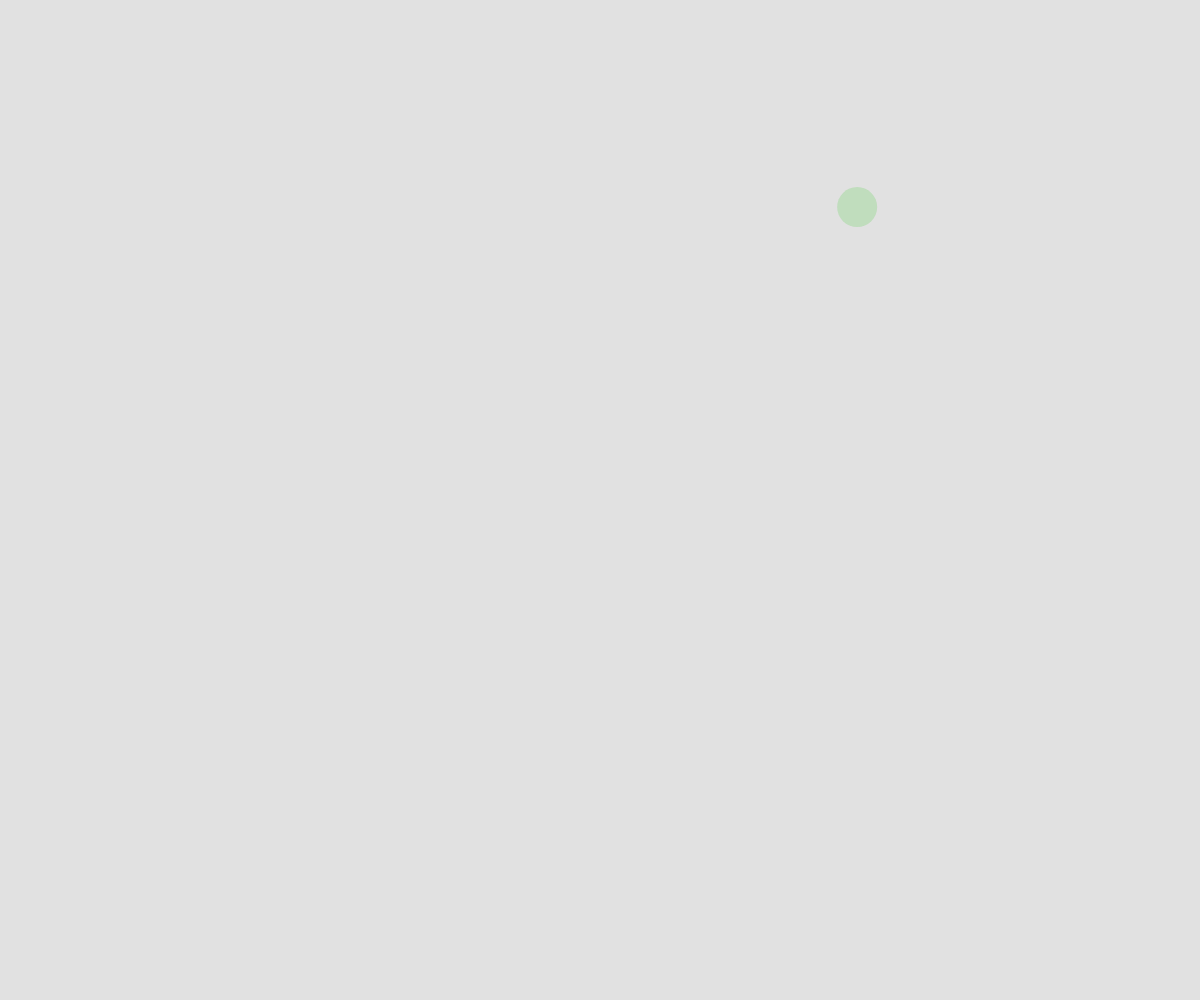
Frame 1 (no input)
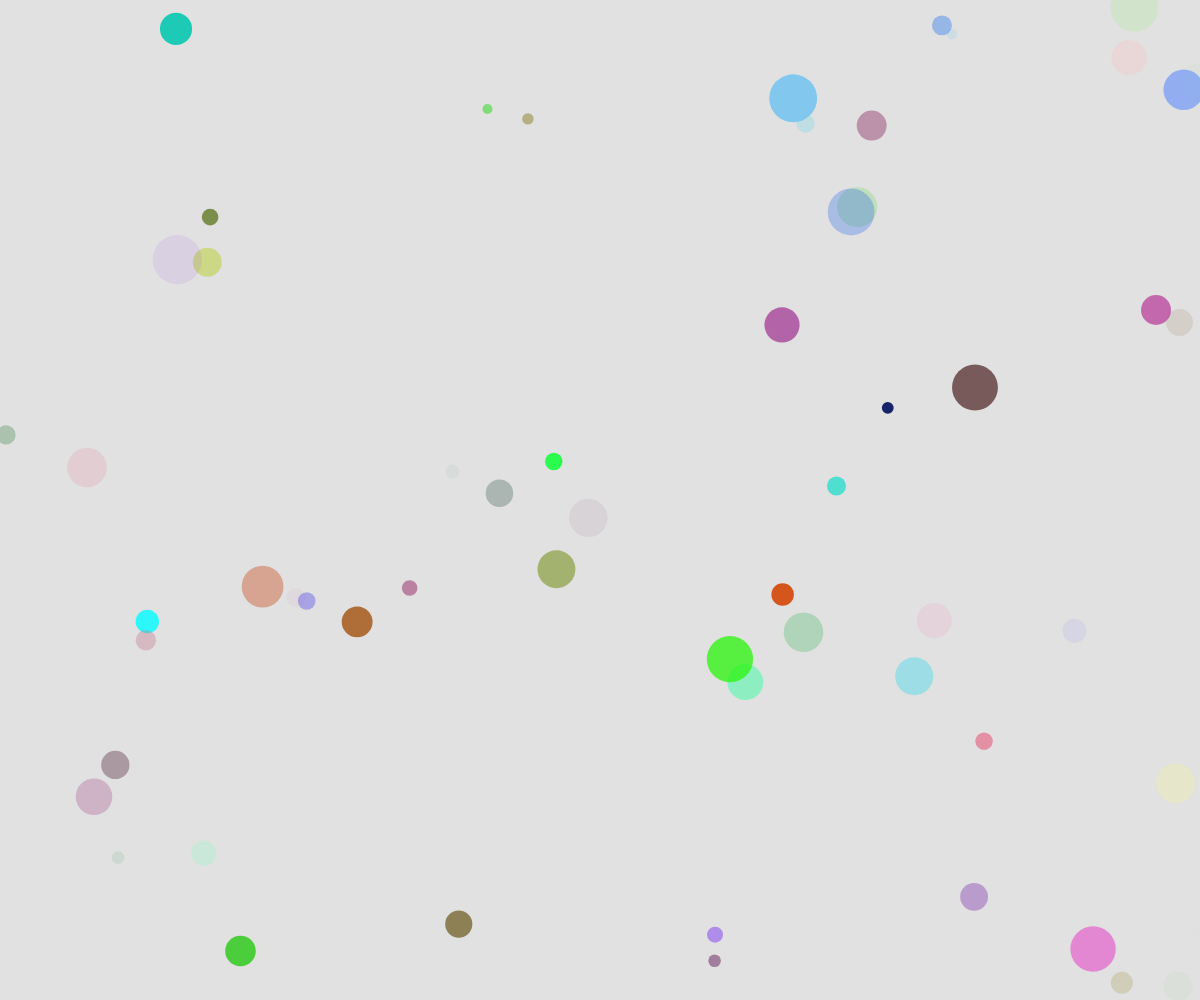
Frame 60 (no input)
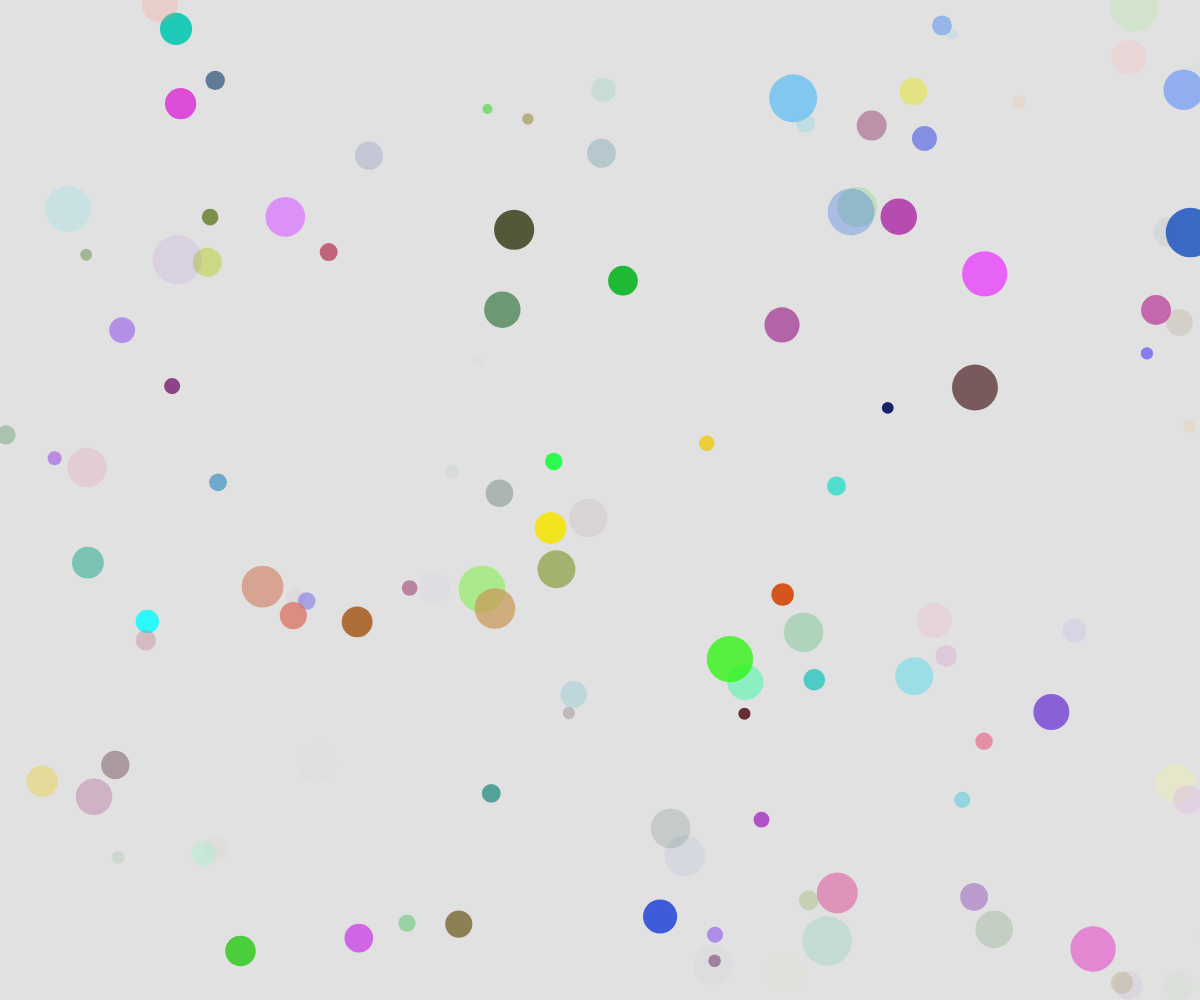
Frame 120 (the mouse pressed at the canvas centre since frame 60)

The p5.js sketch that drew these frames (run headless with seeded random() and noise() and a simulated clock; from frame 60 on, the mouse is pressed at the canvas centre):

// p5.js sketch
// ── sketch.js
// Random Circles Demo
// Mueez

function setup() {
  createCanvas(windowWidth, windowHeight);
  background(225);
}

function draw() {
  let x = random(0, width);
  let y = random(0, height);
  let size = random(10, 50)
  
  let r = random(0, 255);
  let g = random(0, 255);
  let b = random(0, 255);
  let o = random(0, 255)
  
  fill(r, g, b, o);
  noStroke();
  circle(x, y, size);
}

function keyPressed() {
  if (keyCode === SPACE_BAR) {
    background(255);
  }
}  
